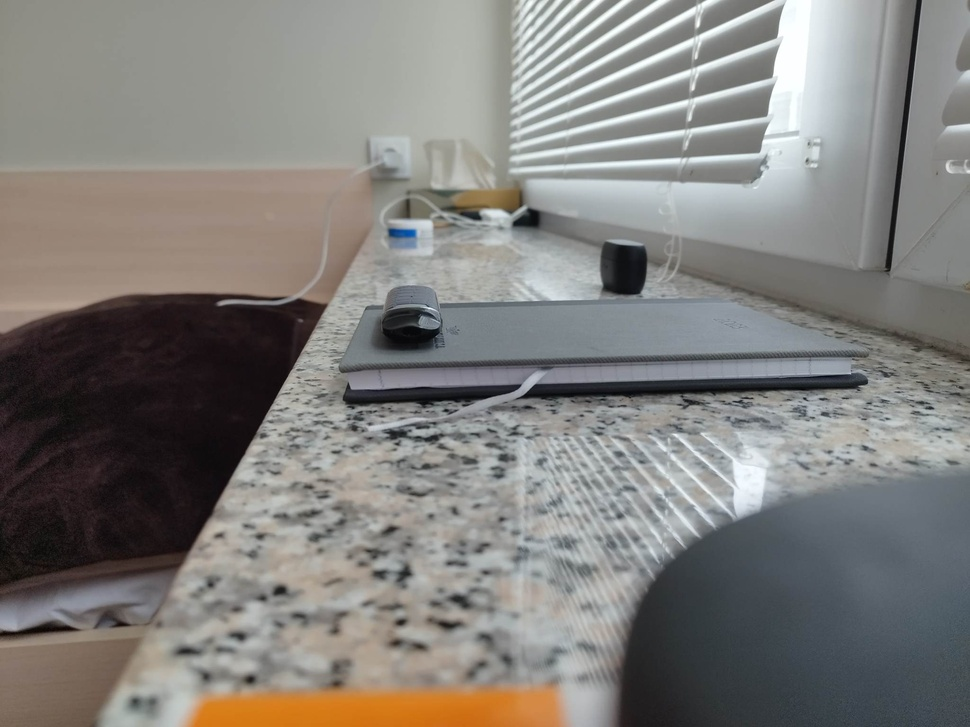
%> input picture 1.jpg, 970 x 727 px, shrunk from 2048 x 1536 before the run
$ octave script.m   (GNU Octave 9; MATLAB toolbox functions it lacks are replaced by stand-ins)
%> lines starting %> are read from the running program, lines starting %| are printed output that depends on the picture; in (x1, y1, x2, y2) boxes, pixels count from 0 and x2, y2 are one past the last pixel; in counts of white or black regions, pixels touching at a corner belong together; the program's own positions count from 1
clear; clc; close all;
I1 = rgb2gray(imread("1.jpg"));
%> I1: size 727x970 uint8; min 3, max 255, mean 127.1
I2 = rgb2gray(imread("2.jpg"));
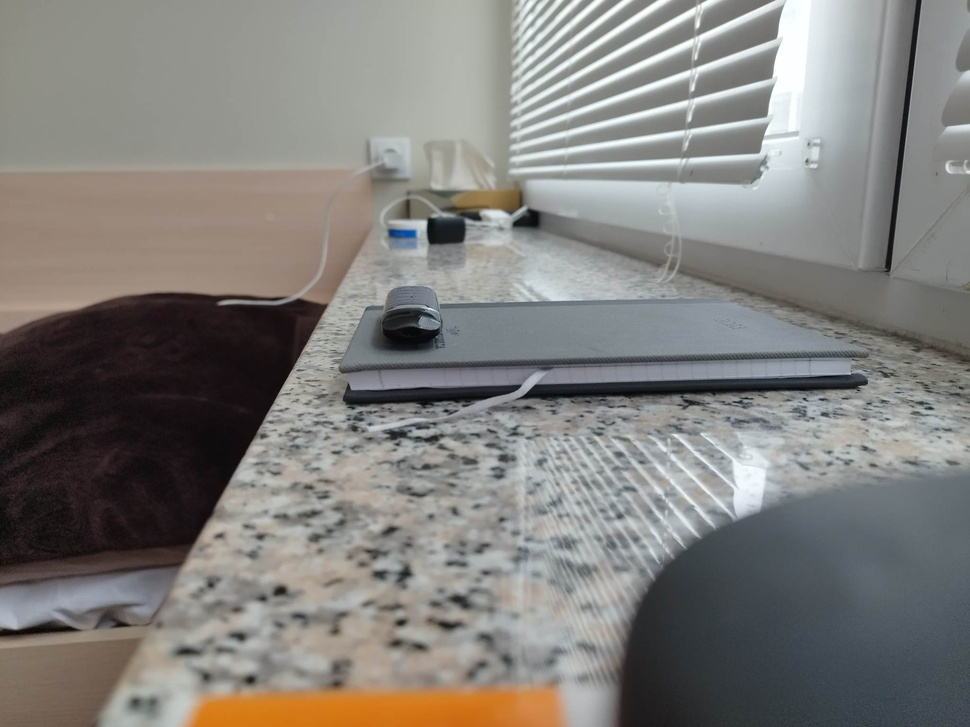
%> input picture 2.jpg, 970 x 727 px, shrunk from 2048 x 1536 before the run
%> I2: size 727x970 uint8; min 5, max 255, mean 127.2
I3 = rgb2gray(imread("3.jpg"));
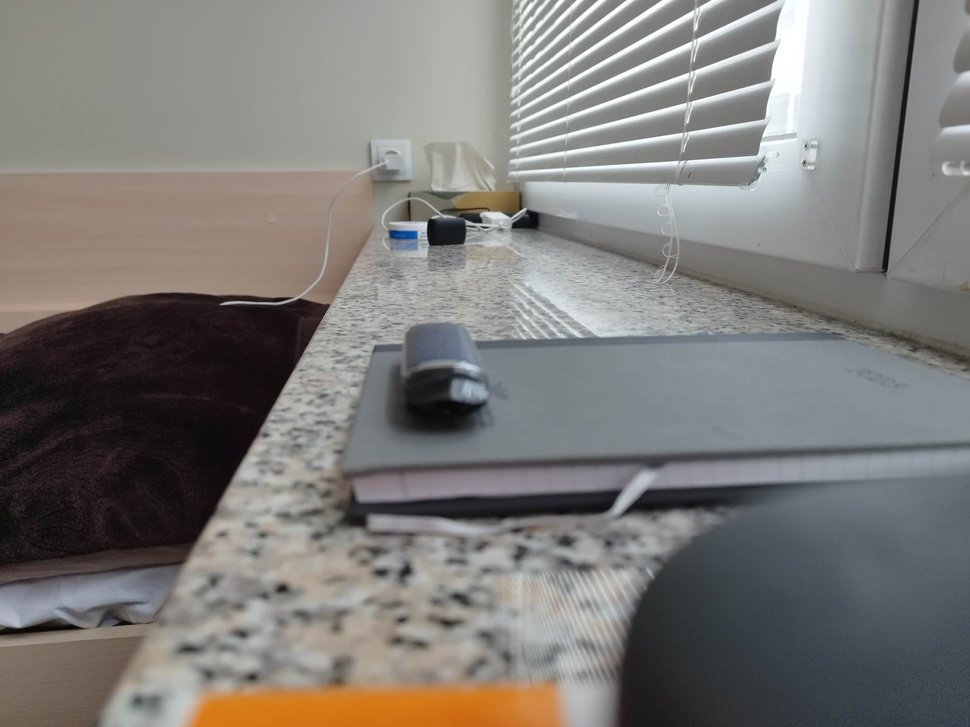
%> input picture 3.jpg, 970 x 727 px, shrunk from 2048 x 1536 before the run
%> I3: size 727x970 uint8; min 1, max 255, mean 122.8

% wyrównianie histogramu
IE1 = histeq(I1);
IE2 = histeq(I2);
IE3 = histeq(I3);
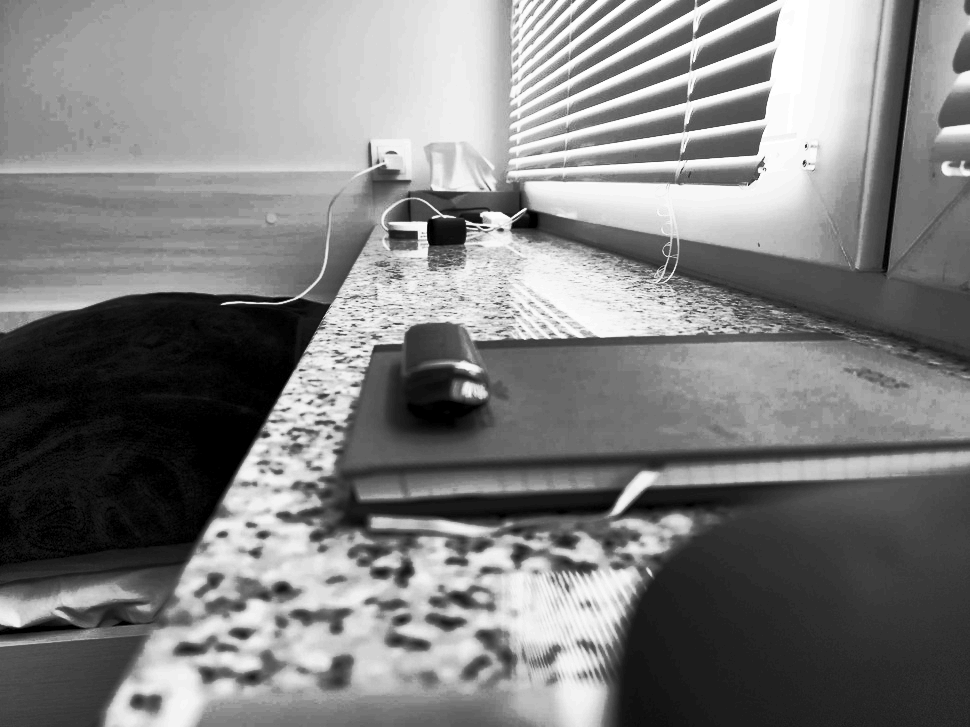
%> IE3: size 727x970 uint8; min 0, max 255, mean 126.7

% filtrowanie
IFE1 = medfilt2(IE1);
IFE2 = medfilt2(IE2);
IFE3 = medfilt2(IE3);

% binaryzacja
BIFE1 = (IFE1 > 109);
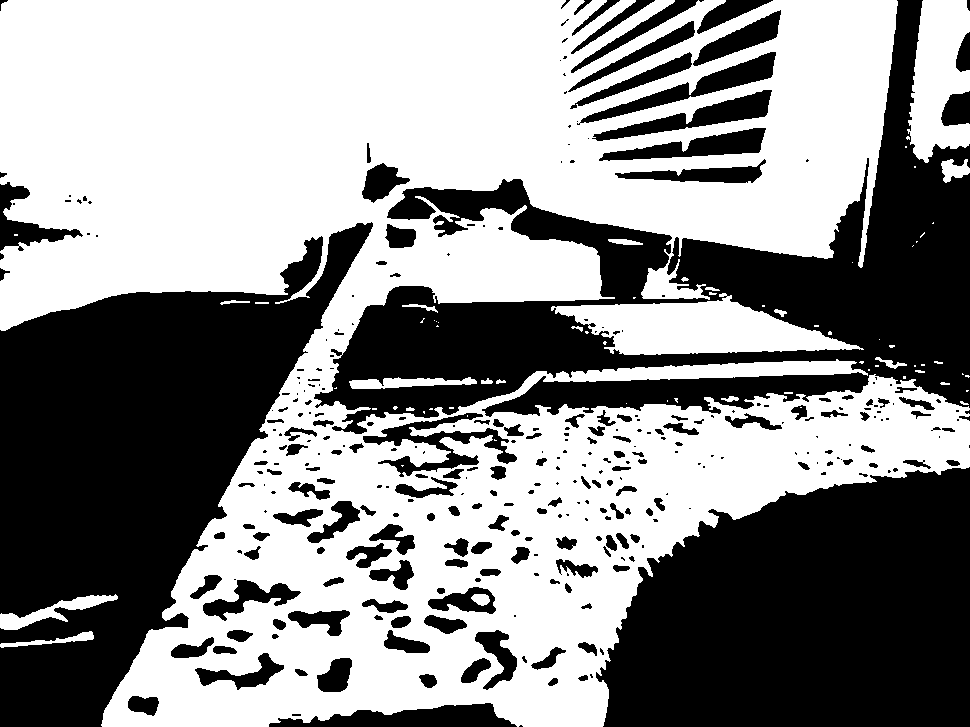
%> BIFE1: size 727x970 logical; 55.8% white; 335 black regions (160 under 20 px), largest, box (x1, y1, x2, y2) and area: (0, 222, 373, 727) 93400, (314, 0, 970, 434) 87413, (596, 467, 970, 727) 78077
BIFE2 = (IFE2 > 109);
%> BIFE2: size 727x970 logical; 56.6% white; 328 black regions (159 under 20 px), largest, box (x1, y1, x2, y2) and area: (0, 224, 373, 727) 91221, (600, 467, 970, 727) 77936, (316, 0, 970, 435) 76148
BIFE3 = (IFE3 > 109);
%> BIFE3: size 727x970 logical; 56.6% white; 213 black regions (131 under 20 px), largest, box (x1, y1, x2, y2) and area: (277, 0, 970, 727) 172469, (0, 226, 374, 727) 89697, (390, 182, 677, 273) 9324

% różnica starego i nowego obrazu
P1 = abs(BIFE1 - BIFE2);
%> P1: size 727x970 double; values 0 (black) and 1 (white), 2.5% white; 3360 white regions (3303 under 20 px), largest, box (x1, y1, x2, y2) and area: (599, 254, 649, 300) 1737, (0, 583, 140, 618) 1681, (425, 213, 468, 266) 1190
P2 = abs(BIFE2 - BIFE3);
%> P2: size 727x970 double; values 0 (black) and 1 (white), 13.7% white; 688 white regions (469 under 20 px), largest, box (x1, y1, x2, y2) and area: (289, 344, 970, 557) 42487, (316, 283, 713, 411) 11647, (616, 476, 889, 570) 5721

% definiowanie obiektu strukturalnego
se = strel('disk',8);

% usuwanie mały nieistotnych zakłóceń
% wyróżnienie ruszonych elementów
openIm1 = imopen(P1, se);
%> openIm1: size 727x970 double; values 0 (black) and 1 (white), 0.39% white; 3 white regions, box (x1, y1, x2, y2) and area: (600, 256, 646, 300) 1521, (429, 233, 464, 256) 645, (0, 596, 35, 617) 572
openIm2 = imopen(P2, se);
%> openIm2: size 727x970 double; values 0 (black) and 1 (white), 5.2% white; 27 white regions, largest, box (x1, y1, x2, y2) and area: (604, 374, 862, 408) 5313, (438, 302, 572, 341) 4019, (659, 481, 789, 521) 3570

% podkreślenie krawędzi
edgeIm1 = edge(openIm1);
%> edgeIm1: size 727x970 logical; 0.06% white in thin lines or dots, all inside (x1, y1, x2, y2) = (0, 232, 647, 618)
edgeIm2 = edge(openIm2);
%> edgeIm2: size 727x970 logical; 0.86% white in thin lines or dots, all inside (x1, y1, x2, y2) = (281, 164, 968, 727)

% nakreślenie krawędzi na obecnym obrazie
dilIm1 = imdilate(edge(BIFE2), se);
%> dilIm1: size 727x970 logical; 37.9% white; 22 white regions, largest, box (x1, y1, x2, y2) and area: (0, 0, 970, 727) 212349, (553, 0, 788, 191) 37542, (898, 0, 970, 224) 5769
dilIm2 = imdilate(edge(BIFE3), se);
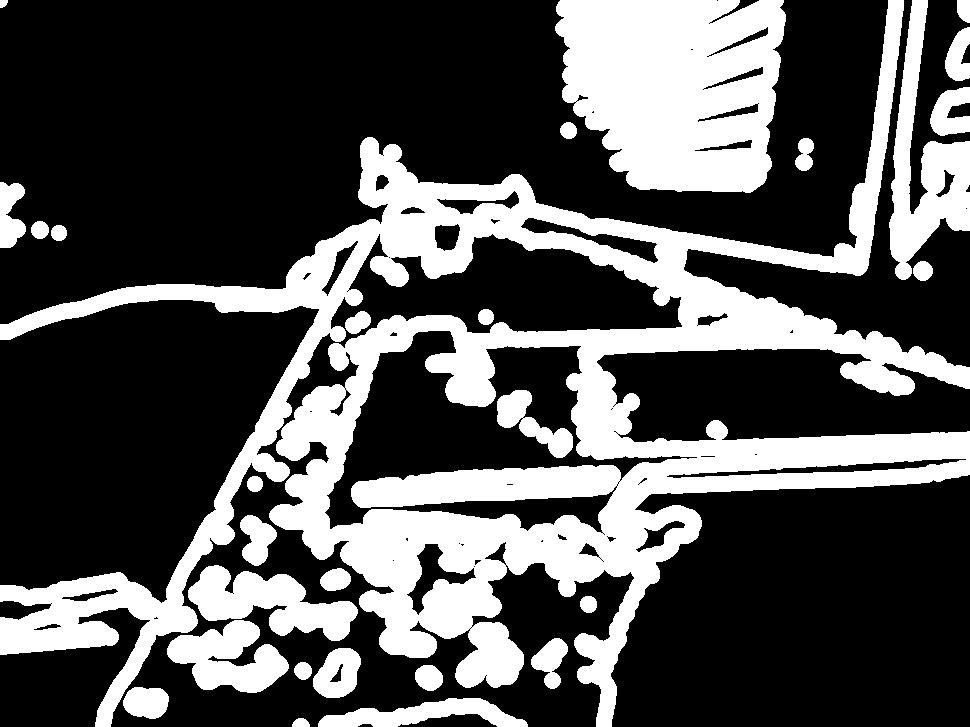
%> dilIm2: size 727x970 logical; 32% white; 29 white regions, largest, box (x1, y1, x2, y2) and area: (0, 0, 970, 727) 151035, (555, 0, 786, 193) 35712, (889, 0, 970, 280) 9196

% połączenie rezultatów w celu detekcji ruchu
resIm1 = edgeIm1 & dilIm1;
%> resIm1: size 727x970 logical; 0.04% white in thin lines or dots, all inside (x1, y1, x2, y2) = (0, 233, 647, 606)
resIm2 = edgeIm2 & dilIm2;
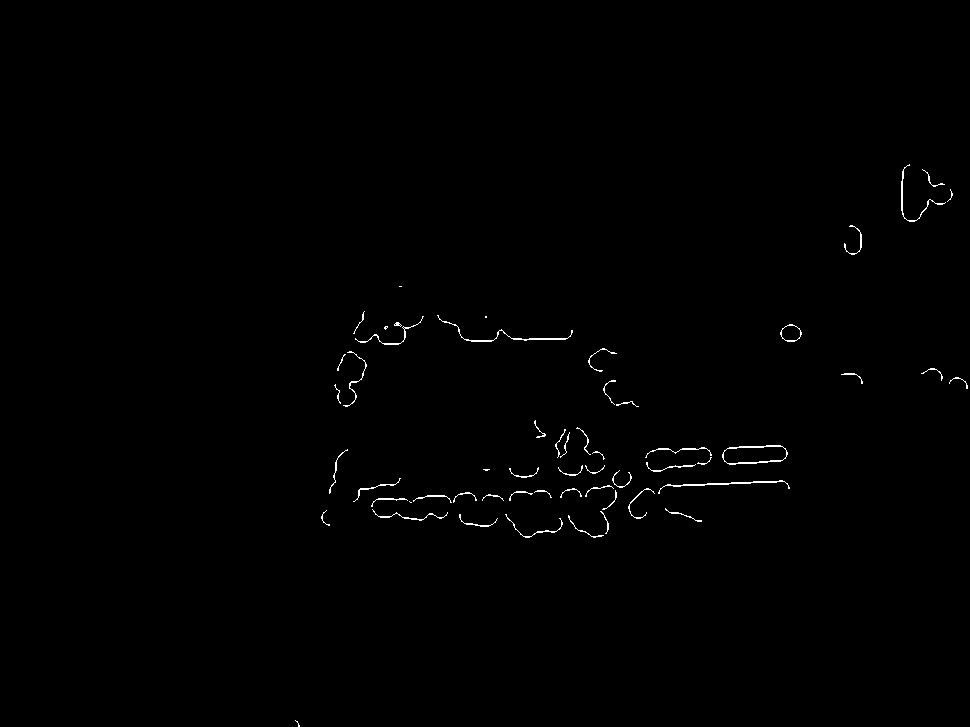
%> resIm2: size 727x970 logical; 0.49% white in thin lines or dots, all inside (x1, y1, x2, y2) = (295, 164, 968, 727)

figure(1)
subplot(221)
imshow(I1)

subplot(222)
imshow(I2)

subplot(223)
imshow(P1)

subplot(224)
imshow(resIm1)

figure(2)
subplot(221)
imshow(I2)

subplot(222)
imshow(I3)

subplot(223)
imshow(P2)

subplot(224)
imshow(resIm2)

%%
% need webcam addon
% need getkeywait addon
clear; clc; close all;

bin = 109;
se = strel('disk',8);

%> (the run ends here)
